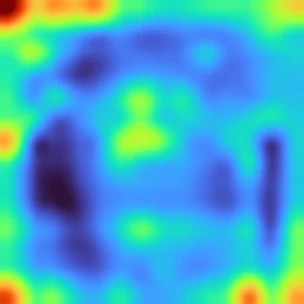
#> input picture backend/private_storage/99e421de-4f6f-45ba-99f2-759ba73ad743/608377e7-db65-4062-a924-119885b62658/image_heatmap.webp, 304 x 304 px
$ python -i quality.py   (imports and definitions only)   (older library calls are emulated)
#> lines starting #> are read from the running program, lines starting #| are printed output that depends on the picture
#> further down, picture is the input picture: PIL image 304x304 RGB; mean R, G, B 67, 171.9, 195.8
import cv2
import numpy as np
from PIL import Image

from app.ml.types import QualityResult


def analyse_quality(image: Image.Image, face_detected: bool = False, face_box: dict | None = None) -> QualityResult:
#> called with face_detected = False
    rgb = np.asarray(image.convert("RGB"))
    gray = cv2.cvtColor(rgb, cv2.COLOR_RGB2GRAY)
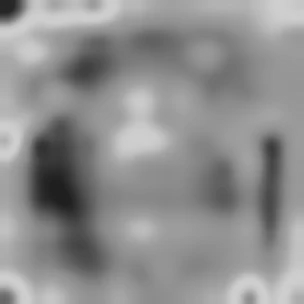
#> gray: shape (304, 304); min 30, max 207, mean 143.3
    height, width = gray.shape
#> height = 304; width = 304
    blur = float(cv2.Laplacian(gray, cv2.CV_64F).var())
#> blur = 4.54
    brightness = float(gray.mean())
#> brightness = 143.3
    contrast = float(gray.std())
#> contrast = 34.06
    warnings: list[str] = []
    if min(width, height) < 224:
        warnings.append("Resolution is below the model's nominal input size.")
    if blur < 45:
        warnings.append("The media appears blurred; fine visual evidence may be limited.")
    if brightness < 35 or brightness > 225:
        warnings.append("Extreme brightness may reduce detector reliability.")
    if contrast < 20:
        warnings.append("Low contrast may reduce visible evidence.")
    if not face_detected:
        warnings.append("No face was detected; inference uses the full frame.")
    status = "GOOD" if not warnings else "LIMITED"
    if min(width, height) < 96 or blur < 12:
        status = "POOR"
    return QualityResult(status, width, height, blur, brightness, contrast, face_detected, face_box, warnings)

>>> from PIL import Image
>>> picture = Image.open('../../private_storage/99e421de-4f6f-45ba-99f2-759ba73ad743/608377e7-db65-4062-a924-119885b62658/image_heatmap.webp')
>>> result = analyse_quality(picture)

$ run again, on backend/private_storage/99e421de-4f6f-45ba-99f2-759ba73ad743/608377e7-db65-4062-a924-119885b62658/image_overlay.webp
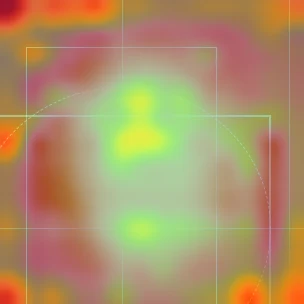
#> input picture backend/private_storage/99e421de-4f6f-45ba-99f2-759ba73ad743/608377e7-db65-4062-a924-119885b62658/image_overlay.webp, 304 x 304 px
#> picture is the input picture: PIL image 304x304 RGB; mean R, G, B 174.2, 146.5, 103.2
#> in analyse_quality, `gray = cv2.cvtColor(rgb, cv2.COLOR_RGB2GRAY)`:
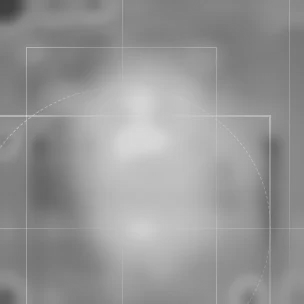
#> gray: shape (304, 304); min 63, max 217, mean 149.8
#> blur = 70.55
#> brightness = 149.8
#> contrast = 26.12
